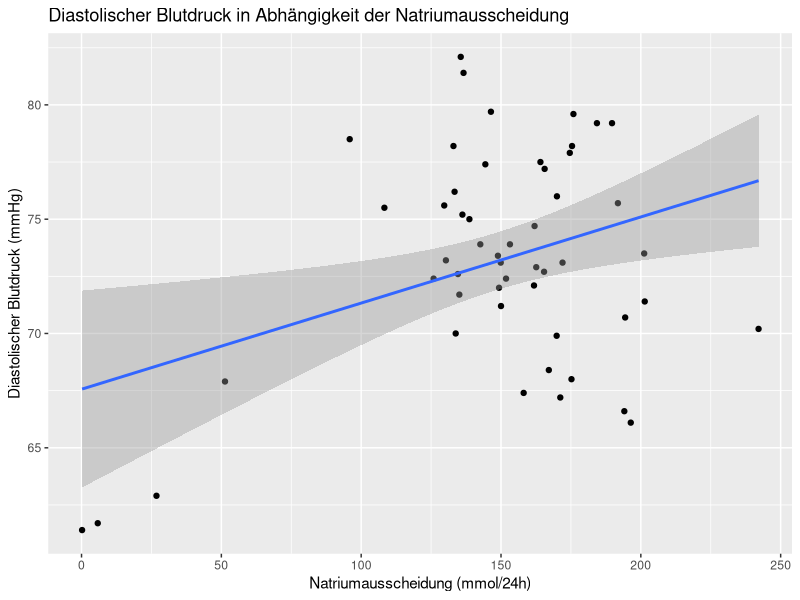
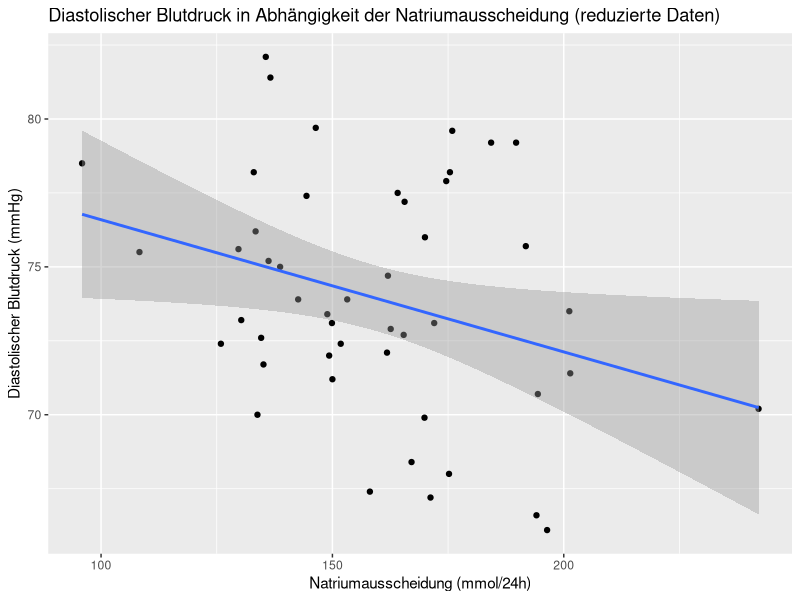
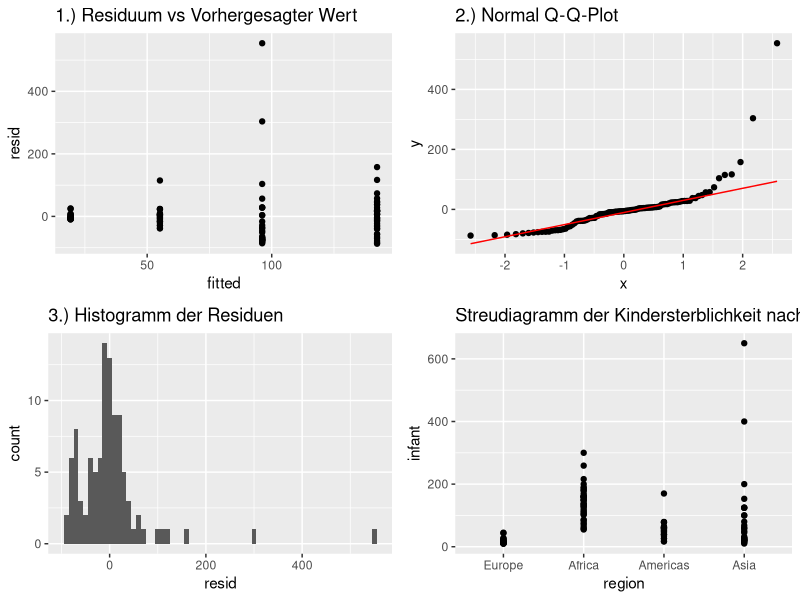
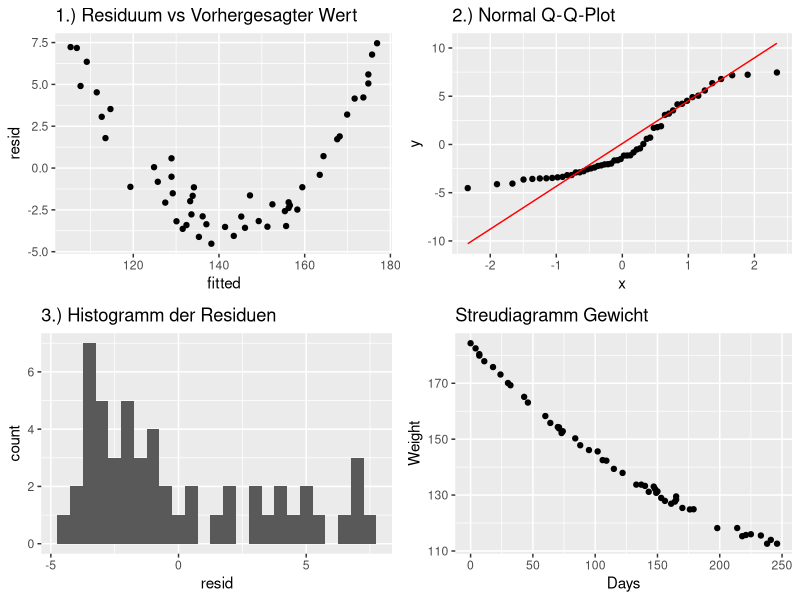
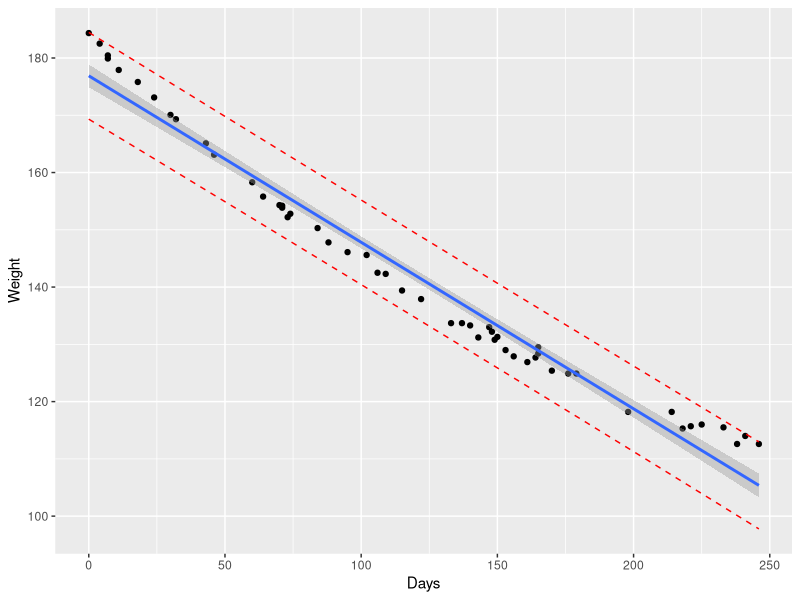
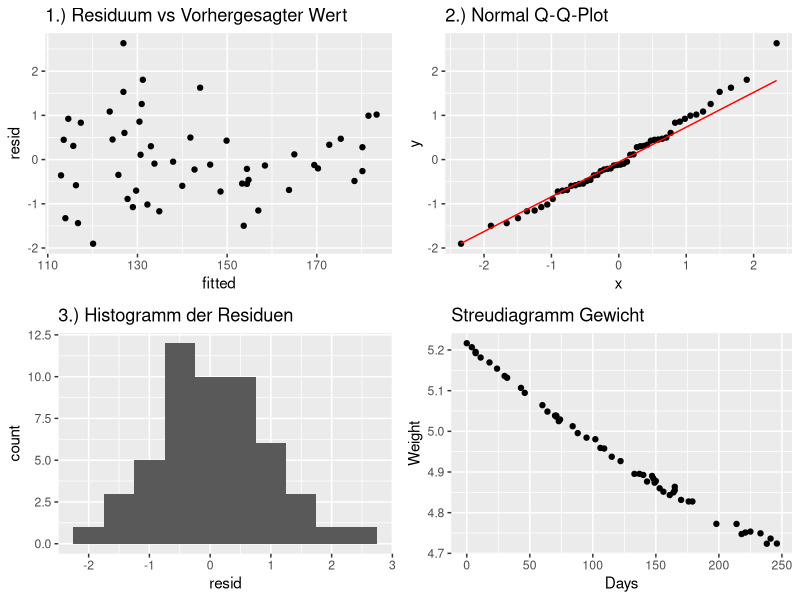

These charts were generated, in order, by the following R code: (Note: this script raises an error after producing the figures.)
## ---- chunk 1
# Daten einlesen
intersalt <- read.csv("intersalt.csv", sep = ";", dec = ",")

# Überblick über die Daten
str(intersalt)

# Umwandlung der Variablen vom Typ Character in numerische Variablen
intersalt$b <- as.numeric(intersalt$b)
intersalt$bp <- as.numeric(intersalt$bp)
intersalt$na <- as.numeric(intersalt$na)

# Erstes Modell (alle Datenpunkte)
model_1 <- lm(bp ~ na, data = intersalt)

# Datensatz nach Natriumausscheidung sortieren
intersalt_sorted <- intersalt[order(intersalt$na),]

# Enfernen der ersten vier Datenpunkte
intersalt_m2 <- intersalt_sorted[-c(1:4),]

# Zweites Modell
model_2 <- lm(bp ~ na, data = intersalt_m2)

## ---- chunk 2
# Zusammenfassung und KI-Intervall für model_1
summary(model_1)
confint(model_1)
## ---- chunk 3
# Grafische Darstellung der Regressionsgeraden inkl. Konfidenzintervall für model_1
library(ggplot2)
ggplot(intersalt, aes(x = na, y = bp)) +
  geom_point() +
  geom_smooth(method = "lm", se = TRUE) +
  labs(title = "Diastolischer Blutdruck in Abhängigkeit der Natriumausscheidung",
       x = "Natriumausscheidung (mmol/24h)",
       y = "Diastolischer Blutdruck (mmHg)")

## ---- chunk 4
# Zusammenfassung und KI-Intervall für model_2
summary(model_2)
confint(model_2)

## ---- chunk 5
# Grafische Darstellung der Regressionsgeraden inkl. Konfidenzintervall für model_2
ggplot(intersalt_m2, aes(x = na, y = bp)) +
  geom_point() +
  geom_smooth(method = "lm", se = TRUE) +
  labs(title = "Diastolischer Blutdruck in Abhängigkeit der Natriumausscheidung (reduzierte Daten)",
       x = "Natriumausscheidung (mmol/24h)",
       y = "Diastolischer Blutdruck (mmHg)")
## ---- chunk 6
# Import the data
data <- read.csv2("infant.csv")

# Convert the region variable to a factor
data$region <- as.factor(data$region)

# Set "Europe" as the reference level for the region variable
data$region <- relevel(data$region, ref = "Europe")

# Fit a linear model with infant as a function of region only
model <- lm(infant ~ region, data = data)

# Print the model equation and 95% confidence intervals
summary(model)
confint(model, level=0.95)
## ---- chunk 7
# Interpret the significance of the results
# The p-value for each term tests the null hypothesis that the coefficient is equal to zero (no effect).
# A low p-value (< 0.05) indicates that you can reject the null hypothesis.

# Assess the quality of the model and perform a residual analysis
#par(mfrow=c(2,2))
#plot(model)


# Convert model's data to a data frame
model_data <- data[complete.cases(data), ]  # remove rows with missing values
df <- data.frame(resid = resid(model), fitted = fitted(model),
                 region = model_data$region, infant = model_data$infant)

# Load ggplot2
library(ggplot2)

# Create the four diagnostic plots
# 1. Residuals vs Fitted
p1 <- ggplot(df, aes(fitted, resid)) +
  geom_point() +
  #geom_smooth(se = FALSE) +
  ggtitle("1.) Residuum vs Vorhergesagter Wert")

# 2. Normal Q-Q
p2 <- ggplot(df, aes(sample = resid)) +
  stat_qq() +
  stat_qq_line(colour = "red") +
  ggtitle("2.) Normal Q-Q-Plot")

# 3. Histogram of residuals
p3 <- ggplot(df, aes(x=resid)) +
  geom_histogram(binwidth = 10) +
  ggtitle("3.) Histogramm der Residuen")

# 4. Scatter Plot
p4 <- ggplot(df, aes(x=region, y=infant)) +
  geom_jitter(width=0.0) +
  ggtitle("Streudiagramm der Kindersterblichkeit nach Region")

# Load gridExtra
library(gridExtra)

# Arrange the plots in a 4x1 grid
grid.arrange(p1, p2, p3, p4, nrow = 2)



## ---- chunk 8
#installed_packages <- installed.packages()
#print(installed_packages)
## ---- chunk 9
# Get the model coefficients and their confidence intervals
coef <- coef(model)
conf_int <- confint(model)
names(coef(model))

# Calculate the infant mortality rate for Europe
europe_coef <- coef["(Intercept)"]
europe_conf_int <- conf_int["(Intercept)", ]

# Calculate the infant mortality rate for Africa
africa_coef <- coef["regionAfrica"]
africa_conf_int <- conf_int["regionAfrica", ]

# Print the results
cat("Europa:\n")
cat("Anzahl: ", europe_coef, "\n")
cat("95% KI: ", europe_conf_int, "\n")

cat("Afrika:\n")
cat("Anzahl: ", africa_coef+europe_coef, "\n")
cat("95% KI: ", africa_conf_int+europe_coef, "\n")
## ---- chunk 10
library(readxl)
# Import the data
data <- read_excel("wtloss.xlsx")

# Fit a linear model with infant as a function of region only
model <- lm(Weight ~ Days, data = data)

# Print the model equation and 95% confidence intervals
summary(model)
confint(model, level=0.95)
## ---- chunk 11
# Convert model's data to a data frame
model_data <- data[complete.cases(data), ]  # remove rows with missing values
df <- data.frame(resid = resid(model), fitted = fitted(model),
                 Weight = model_data$Weight, Days = model_data$Days)

# Load ggplot2
library(ggplot2)

# Create the four diagnostic plots
# 1. Residuals vs Fitted
p1 <- ggplot(df, aes(fitted, resid)) +
  geom_point() +
  #geom_smooth(se = FALSE) +
  ggtitle("1.) Residuum vs Vorhergesagter Wert")

# 2. Normal Q-Q
p2 <- ggplot(df, aes(sample = resid)) +
  stat_qq() +
  stat_qq_line(colour = "red") +
  ggtitle("2.) Normal Q-Q-Plot")

# 3. Histogram of residuals
p3 <- ggplot(df, aes(x=resid)) +
  geom_histogram(binwidth = 0.5) +
  ggtitle("3.) Histogramm der Residuen")

# 4. Scatter Plot
p4 <- ggplot(df, aes(x=Days, y=Weight)) +
  geom_jitter(width=0.0) +
  ggtitle("Streudiagramm Gewicht")

# Load gridExtra
library(gridExtra)

# Arrange the plots in a 4x1 grid
grid.arrange(p1, p2, p3, p4, nrow = 2)
## ---- chunk 12
# 1. Add predictions 
pred.int <- predict(model, interval = "prediction")
mydata <- cbind(data, pred.int)
# 2. Regression line + confidence intervals
library("ggplot2")
p <- ggplot(mydata, aes(x=Days, y=Weight)) +
  geom_point() +
  stat_smooth(method = lm)
# 3. Add prediction intervals
p + geom_line(aes(y = lwr), color = "red", linetype = "dashed")+
    geom_line(aes(y = upr), color = "red", linetype = "dashed")
## ---- chunk 13
# Load necessary library
library(caret)

# Drop the first row to avoid singularity in logarithmic model
new_data <- data[-1, ]

# Fit different types of models
linear_model <- lm(Weight ~ Days, data = data)
logarithmic_model <- lm(Weight ~ log(Days), data = new_data)
quadratic_model <- lm(Weight ~ poly(Days, 2), data = data)
cubic_model <- lm(Weight ~ poly(Days, 3), data = data)
fifth_order_model <- lm(Weight ~ poly(Days, 5), data = data)

# List of models
models <- list(linear_model, logarithmic_model, quadratic_model, cubic_model, fifth_order_model)

# Calculate R^2 and RMSE for each model
for (model in models) {
  print(summary(model)$r.squared) # R^2
  print(summary(model)$adj.r.squared) # Adjusted R^2
  print(sqrt(mean(resid(model)^2))) # RMSE
  cat("\n")
}
## ---- chunk 14

# Calculate the logarithm of a column and overwrite the old values
log_data = data
log_data$Weight <- log(data$Weight)

# Convert model's data to a data frame
model_data <- data[complete.cases(data), ]  # remove rows with missing values
df <- data.frame(resid = resid(models[[3]]), fitted = fitted(models[[3]]),
                 Weight = log_data$Weight, Days = log_data$Days)

# Load ggplot2
library(ggplot2)

# Create the four diagnostic plots
# 1. Residuals vs Fitted
p1 <- ggplot(df, aes(fitted, resid)) +
  geom_point() +
  #geom_smooth(se = FALSE) +
  ggtitle("1.) Residuum vs Vorhergesagter Wert")

# 2. Normal Q-Q
p2 <- ggplot(df, aes(sample = resid)) +
  stat_qq() +
  stat_qq_line(colour = "red") +
  ggtitle("2.) Normal Q-Q-Plot")

# 3. Histogram of residuals
p3 <- ggplot(df, aes(x=resid)) +
  geom_histogram(binwidth = 0.5) +
  ggtitle("3.) Histogramm der Residuen")

# 4. Scatter Plot
p4 <- ggplot(df, aes(x=Days, y=Weight)) +
  geom_jitter(width=0.0) +
  ggtitle("Streudiagramm Gewicht")

# Load gridExtra
library(gridExtra)

# Arrange the plots in a 4x1 grid
grid.arrange(p1, p2, p3, p4, nrow = 2)
## ---- chunk 15
# Define new data frame with the single x value
new_data <- data.frame(Days = c(30,200))

# Calculate predicted y value with confidence interval
confidence_interval <- predict(models[[1]], newdata = new_data, interval = "confidence")

# Calculate predicted y value with prediction interval
prediction_interval <- predict(models[[1]], newdata = new_data, interval = "prediction")

# Print the results
print(confidence_interval)
print(prediction_interval)
## ---- chunk 16
# Define new data frame with the single x value
new_data <- data.frame(Days = c(30,200))

# Calculate predicted y value with confidence interval
confidence_interval <- predict(models[[3]], newdata = new_data, interval = "confidence")

# Calculate predicted y value with prediction interval
prediction_interval <- predict(models[[3]], newdata = new_data, interval = "prediction")

# Print the results
print(confidence_interval)
print(prediction_interval)
## ---- chunk 17
# Import the data
# Load necessary library
library(haven)

# Read in .sav file
data <- read_spss("Framingham.sav")

# Fit a multivariate linear regression model with all variables
max_model <- lm(sysbp ~ ., data = data)

summary(max_model)

# Calculate confidence intervals for each variable
#conf_intervals <- confint(model,level=0.95)
#print(conf_intervals)

# Extract coefficients
coefficients <- coef(max_model)

# Calculate confidence intervals
conf_intervals <- confint(max_model)

# Print coefficients and their confidence intervals
for (i in 1:length(coefficients)) {
  cat(names(coefficients)[i], ": ", coefficients[i], ", CI: [", conf_intervals[i, 1], ", ", conf_intervals[i, 2], "]\n")
}

# Convert the educ variable to a factor
data$educ <- as.factor(data$educ)

# Set "1" as the reference level for the educ variable
data$educ <- relevel(data$educ, ref = "1")

# Convert the sex variable to a factor
data$sex <- as.factor(data$sex)

# Set "1" as the reference level for the educ variable
data$sex <- relevel(data$sex, ref = "1")

model <- lm(sysbp ~ sex + age + educ + cigpday + bpmeds + totchol + diabp + bmi + diabetes + heartrte + glucose, data = data)

summary(model)
# # Convert the region variable to a factor
# data$region <- as.factor(data$region)
# 
# # Set "Europe" as the reference level for the region variable
# data$region <- relevel(data$region, ref = "Europe")
# 
# # Fit a linear model with infant as a function of region only
# model <- lm(infant ~ region, data = data)
# 
# # Print the model equation and 95% confidence intervals
# summary(model)
# confint(model, level=0.95)
## ---- chunk 18
# Convert model's data to a data frame
model_data <- data[complete.cases(data), ]  # remove rows with missing values
df <- data.frame(resid = resid(model), fitted = fitted(model),
                 sysbp = model_data$sysbp, bmi = model_data$bmi)

# Load ggplot2
library(ggplot2)

# Create the four diagnostic plots
# 1. Residuals vs Fitted
p1 <- ggplot(df, aes(fitted, resid)) +
  geom_point() +
  #geom_smooth(se = FALSE) +
  ggtitle("1.) Residuum vs Vorhergesagter Wert")

# 2. Normal Q-Q
p2 <- ggplot(df, aes(sample = resid)) +
  stat_qq() +
  stat_qq_line(colour = "red") +
  ggtitle("2.) Normal Q-Q-Plot")

# 3. Histogram of residuals
p3 <- ggplot(df, aes(x=resid)) +
  geom_histogram(binwidth = 0.5) +
  ggtitle("3.) Histogramm der Residuen")

# 4. Scatter Plot
p4 <- ggplot(df, aes(x=sysbp, y=sex)) +
  geom_jitter(width=0.0) +
  ggtitle("Streudiagramm Gewicht")

# 5. Scatter Plot
p5 <- ggplot(df, aes(x=sysbp, y=age)) +
  geom_jitter(width=0.0) +
  ggtitle("Streudiagramm Gewicht")

# 6. Scatter Plot
p6 <- ggplot(df, aes(x=sysbp, y=bmi)) +
  geom_jitter(width=0.0) +
  ggtitle("Streudiagramm Gewicht")

# 7. Scatter Plot
p7 <- ggplot(df, aes(x=sysbp, y=bpmeds)) +
  geom_jitter(width=0.0) +
  ggtitle("Streudiagramm Gewicht")

# 8. Scatter Plot
p8 <- ggplot(df, aes(x=sysbp, y=totchol)) +
  geom_jitter(width=0.0) +
  ggtitle("Streudiagramm Gewicht")

# sex + age + educ + cigpday + bpmeds + totchol + diabp + bmi + diabetes + heartrte + glucose

# Load gridExtra
library(gridExtra)

# Arrange the plots in a 4x1 grid
grid.arrange(p1, p2, p3, p4, p5, p6, p7, p8, nrow = 2)
## ---- chunk 19
